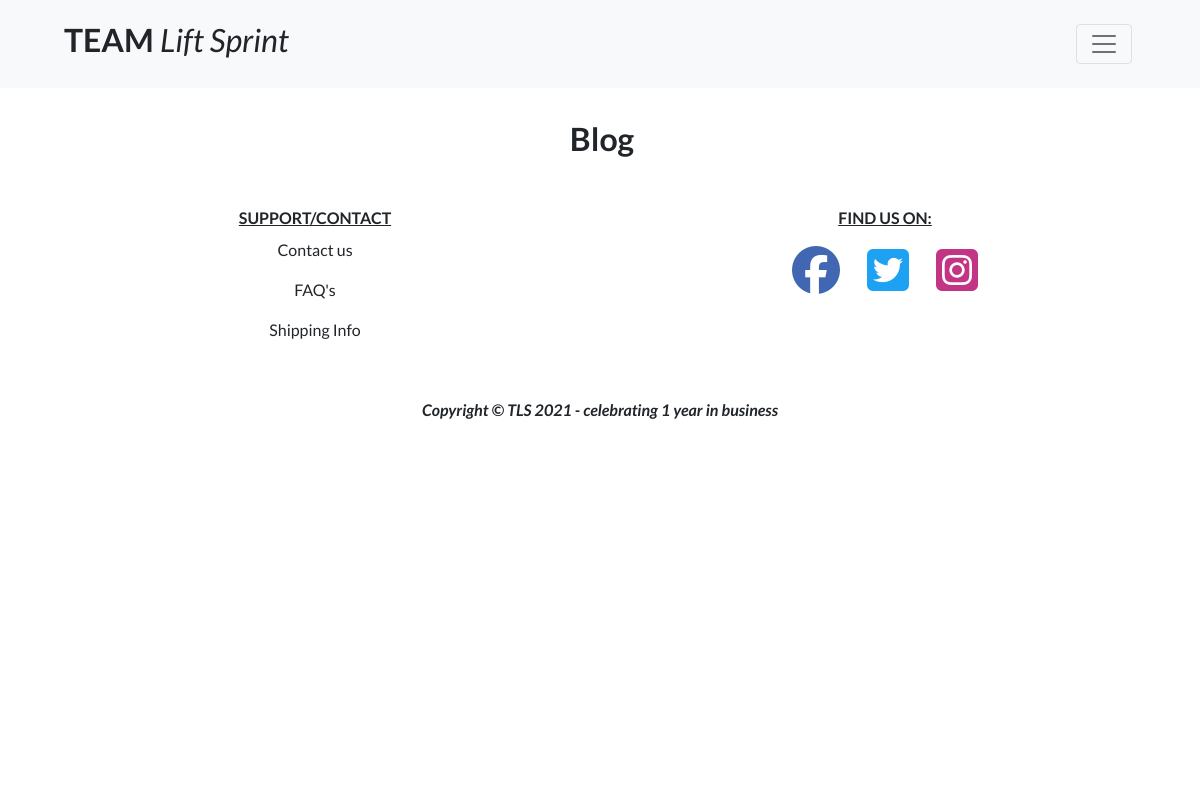
The page /blog/ on the database as committed earlier.
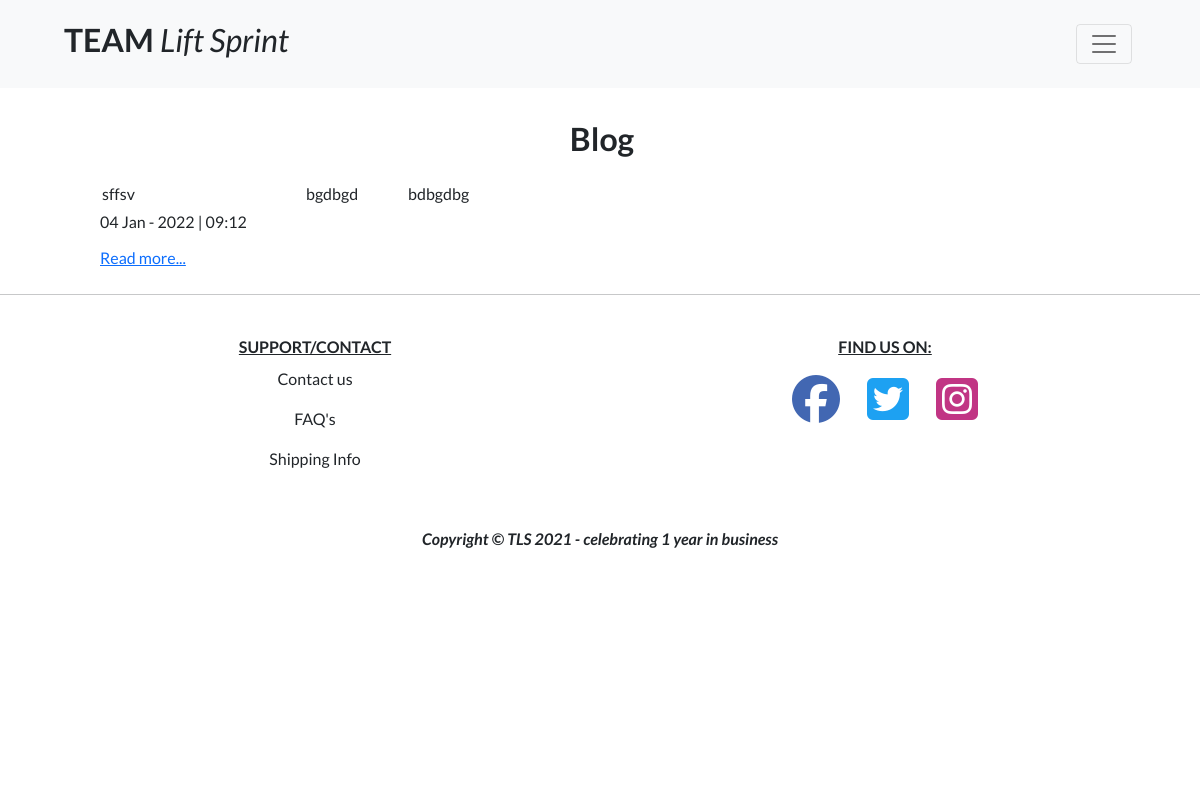
The same page on the database as committed later.
### blog/models.py (models this page shows, shortened)
class Post(models.Model):
    blog = models.ForeignKey(
        Blog, related_name="posts", on_delete=models.CASCADE)
    title = models.CharField(max_length=100)
    slug = models.SlugField()
    author = models.CharField(max_length=255)
    intro = models.TextField()
    article = models.TextField()
    date_added = models.DateTimeField(auto_now_add=True)

### blog/views.py (the view)
# urls.py: path('', views.blog, name='blog'),
def blog(request):
    posts = Post.objects.all()
    template = 'blog/blog.html'
    context = {
        'posts': posts,
    }
    return render(request, template, context)

### bag/contexts.py (called while the page is built, shortened)
def bag_contents(request):
    bag_items = []
    total = 0
    product_count = 0
    bag = request.session.get('bag', {})
    if total < settings.FREE_DELIVERY_THRESHOLD:
        delivery = total * Decimal(settings.STANDARD_DELIVERY_PERCENTAGE / 100)
        free_delivery_delta = settings.FREE_DELIVERY_THRESHOLD - total
    else:
        delivery = 0
        free_delivery_delta = 0
    grand_total = delivery + total
    context = {
        'bag_items': bag_items,
        'total': total,
        'product_count': product_count,
        'delivery': delivery,
        'free_delivery_delta': free_delivery_delta,
        'free_delivery_threshold': settings.FREE_DELIVERY_THRESHOLD,
        'grand_total': grand_total,
    }
    return context

### blog/templates/blog/blog.html (shortened to what this page needs)
{% extends "base.html" %}
{% load static %}
{% block page_header %}
    <div class="container position-relative pt-5 p-2 g-0">
    </div>
{% endblock %}
{% block content %}
<div class="overlay"></div>
    <div class="container position-relative pt-5 g-0">
        <div class="row">
            <div class="col">
                <h2 class="fw-bold text-center text-capitalize mb-4 mt-3 ms-1">Blog</h2>
            </div>
        </div>
    </div>
    <div class="row mb-3">
        {% for post in posts %}
            {% if posts %}
            <div class="col-2 offset-1">
                {{ post.title }}
            </div>
            <div class="col-1">
                {{ post.author }}
            </div>
            <div class="col-5">
                {{ post.intro }}
            </div>
            <div class="row pb-2 mt-1">
                <div class="col-8 offset-1">
                    {{ post.date_added | date:"d M - Y | h:i"}}
                </div>
            </div>
            <div class="row pb-2 mt-1 mb-3">
                <div class="col-8 offset-1">
                    <a href="{% url 'post_detail'  post.slug %}" class="cta-button blog-btn">Read more...</a>
                </div>
            </div>
        <hr>
        {% else %}
        <h3>No Posts Available</h3>
        {% endif %}
        {% endfor %}
    </div>
{% endblock %}

Rows that differ between the two databases and show on the page:
added Post: title "sffsv", author "bgdbgd", intro "bdbgdbg", post.date_added|date:'dM-Y|h:i' "04 Jan - 2022 | 09:12"
